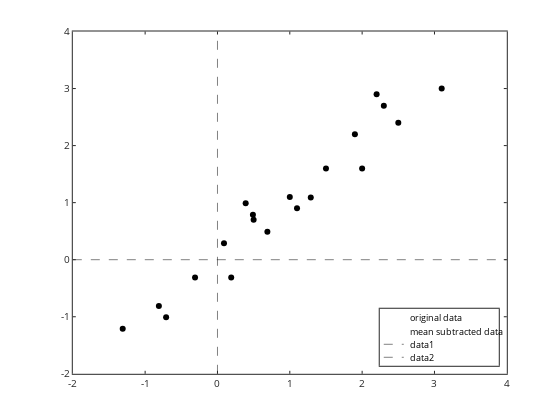

Notebook source saved alongside this figure:
### Markdown cell above
# Principle Component Analysis (PCA)


These notes are based on a tutorial written by Lisa Smith (no relation)

http://www.iro.umontreal.ca/~pift6080/H09/documents/papers/pca_tutorial.pdf

[local link in case the montreal link disappears](Lisa_Smith_pca_tutorial.pdf)

PCA is a data reduction method.  Typically we will start with high dimentional data - too high to easily visualize the data, and all the potential relationships.  Using PCA we can "pull out" the principle components that explain most of the variability in the data.  In this way we can reduce a complex datasset to a less complex "transformed" subset of the data.  

We can use this for "typing" to identify how different samples are similar or different from each other (again, we can't easily do this from the original data because there would be just too many dimensions).

It is also possible to use it in reverse - and apply it to new data and see how that new data fits into the existing patterns of the original data.

So let's use Lisa's data ... and plot it.  Then do mean subtraction of each column of data minus it's mean value.

### Code cell
%plot -s 600,600 -f 'svg'
Data =[...
%x y
2.5 2.4
0.5 0.7
2.2 2.9
1.9 2.2
3.1 3.0
2.3 2.7
2 1.6
1 1.1
1.5 1.6
1.1 0.9
];

x=Data(:,1); y=Data(:,2); xbar=mean(x); ybar=mean(y);
X=x-xbar; Y=y-ybar;

plot(x,y,'ko','markerfacecolor','b',X,Y,'ko','markerfacecolor','g');
legend('original data','mean subtracted data','location','SouthEast');
hold on
plot([0 0],[-2 4],'k--')
plot([-2 4],[0 0],'k--')

### Figure 1 — Plotly figure (JSON) as saved in the notebook; plotly's stock layout.template omitted (floating-point values rounded to 4 significant figures)
{"data": [{"line": {"color": "rgb(0, 0, 0)", "width": 0.5}, "marker": {"color": "rgb(0, 0, 0)", "line": {"color": "rgb(0, 0, 0)"}, "size": 6, "symbol": "circle"}, "mode": "markers", "name": "original data", "showlegend": true, "type": "scatter", "visibility": true, "x": [2.5, 0.5, 2.2, 1.9, 3.1, 2.3, 2, 1, 1.5, 1.1], "xaxis": "x", "y": [2.4, 0.7, 2.9, 2.2, 3, 2.7, 1.6, 1.1, 1.6, 0.9], "yaxis": "y"}, {"line": {"color": "rgb(0, 0, 0)", "width": 0.5}, "marker": {"color": "rgb(0, 0, 0)", "line": {"color": "rgb(0, 0, 0)"}, "size": 6, "symbol": "circle"}, "mode": "markers", "name": "mean subtracted data", "showlegend": true, "type": "scatter", "visibility": true, "x": [0.69, -1.31, 0.39, 0.09, 1.29, 0.49, 0.19, -0.81, -0.31, -0.71], "xaxis": "x", "y": [0.49, -1.21, 0.99, 0.29, 1.09, 0.79, -0.31, -0.81, -0.31, -1.01], "yaxis": "y"}, {"line": {"color": "rgb(0, 0, 0)", "dash": "dash", "width": 0.5}, "marker": {"color": "rgb(0, 0, 0)", "line": {"color": "rgb(0, 0, 0)"}, "size": 6, "symbol": "none"}, "mode": "lines", "name": "data1", "showlegend": true, "type": "scatter", "visibility": true, "x": [0, 0], "xaxis": "x", "y": [-2, 4], "yaxis": "y"}, {"line": {"color": "rgb(0, 0, 0)", "dash": "dash", "width": 0.5}, "marker": {"color": "rgb(0, 0, 0)", "line": {"color": "rgb(0, 0, 0)"}, "size": 6, "symbol": "none"}, "mode": "lines", "name": "data2", "showlegend": true, "type": "scatter", "visibility": true, "x": [-2, 4], "xaxis": "x", "y": [0, 0], "yaxis": "y"}, {"hoverinfo": "none", "line": {"color": "rgb(0, 0, 0)", "width": 0.5}, "marker": {"color": "rgb(0, 0, 0)", "line": {"color": "rgb(0, 0, 0)"}, "size": 6, "symbol": "none"}, "mode": "none", "name": "", "showlegend": false, "type": "scatter", "visibility": true, "x": [3, 18], "xaxis": "x2", "y": [6.745, 6.745], "yaxis": "y2"}, {"hoverinfo": "none", "line": {"color": "rgb(0, 0, 0)", "width": 0.5}, "marker": {"color": "rgb(0, 0, 0)", "line": {"color": "rgb(0, 0, 0)"}, "size": 6, "symbol": "none"}, "mode": "none", "name": "", "showlegend": false, "type": "scatter", "visibility": true, "x": [3, 18], "xaxis": "x2", "y": [16.86, 16.86], "yaxis": "y2"}, {"hoverinfo": "none", "line": {"color": "rgb(0, 0, 0)", "dash": "dash", "width": 0.5}, "marker": {"color": "rgb(0, 0, 0)", "line": {"color": "rgb(0, 0, 0)"}, "size": 6, "symbol": "none"}, "mode": "lines", "name": "", "showlegend": false, "type": "scatter", "visibility": true, "x": [3, 18], "xaxis": "x2", "y": [26.6, 26.6], "yaxis": "y2"}, {"hoverinfo": "none", "line": {"color": "rgb(0, 0, 0)", "dash": "dash", "width": 0.5}, "marker": {"color": "rgb(0, 0, 0)", "line": {"color": "rgb(0, 0, 0)"}, "size": 6, "symbol": "none"}, "mode": "lines", "name": "", "showlegend": false, "type": "scatter", "visibility": true, "x": [3, 18], "xaxis": "x2", "y": [36.34, 36.34], "yaxis": "y2"}], "layout": {"annotations": [{"font": {"color": "rgb(0, 0, 0)", "size": 9}, "showarrow": false, "text": "original data", "x": 21, "xanchor": "left", "xref": "x2", "y": 6.745, "yanchor": "middle", "yref": "y2"}, {"font": {"color": "rgb(0, 0, 0)", "size": 9}, "showarrow": false, "text": "mean subtracted data", "x": 21, "xanchor": "left", "xref": "x2", "y": 16.86, "yanchor": "middle", "yref": "y2"}, {"font": {"color": "rgb(0, 0, 0)", "size": 9}, "showarrow": false, "text": "data1", "x": 21, "xanchor": "left", "xref": "x2", "y": 26.6, "yanchor": "middle", "yref": "y2"}, {"font": {"color": "rgb(0, 0, 0)", "size": 9}, "showarrow": false, "text": "data2", "x": 21, "xanchor": "left", "xref": "x2", "y": 36.34, "yanchor": "middle", "yref": "y2"}], "height": 420, "hovermode": "closest", "margin": {"b": 0, "l": 0, "r": 0, "t": 0}, "plot_bgcolor": "rgba(0, 0, 0, 0)", "showlegend": false, "width": 560, "xaxis": {"anchor": "y", "autorange": false, "domain": [0.13, 0.905], "exponentformat": "none", "gridcolor": "rgba(38,38,38,0.15)", "gridwidth": 1, "linecolor": "rgb(38,38,38)", "linewidth": 1, "mirror": "ticks", "range": [-2, 4], "showgrid": false, "showline": true, "side": "bottom", "spikedash": "solid", "spikemode": "across", "spikesides": false, "spikethickness": 1, "tickangle": 0, "tickcolor": "rgb(38,38,38)", "tickfont": {"color": "rgb(38,38,38)", "size": 10}, "ticklen": 3, "ticks": "inside", "ticktext": ["-2", "-1", "0", "1", "2", "3", "4"], "tickvals": [-2, -1, 0, 1, 2, 3, 4], "title": {"font": {"color": "rgb(0, 0, 0)", "size": 11}, "text": ""}, "type": "linear", "visible": true, "zeroline": false}, "xaxis2": {"anchor": "y2", "autorange": false, "domain": [0.6781, 0.8907], "exponentformat": "none", "fixedrange": true, "gridcolor": "rgba(38,38,38,0.15)", "gridwidth": 1, "linecolor": "rgb(38,38,38)", "linewidth": 1, "mirror": true, "range": [0, 89.16], "showgrid": false, "showline": true, "showspikes": false, "side": "bottom", "spikedash": "solid", "spikemode": "across", "spikesides": false, "spikethickness": 1, "tickangle": 0, "tickcolor": "rgb(38,38,38)", "tickfont": {"color": "rgb(38,38,38)", "size": 9}, "ticklen": 3, "ticks": "", "ticktext": [], "tickvals": [], "title": {"font": {"color": "rgb(0, 0, 0)", "size": 9.9}, "text": ""}, "type": "linear", "visible": true, "zeroline": false}, "yaxis": {"anchor": "x", "autorange": false, "domain": [0.11, 0.925], "exponentformat": "none", "gridcolor": "rgba(38,38,38,0.15)", "gridwidth": 1, "linecolor": "rgb(38,38,38)", "linewidth": 1, "mirror": "ticks", "range": [-2, 4], "showgrid": false, "showline": true, "side": "left", "spikedash": "solid", "spikemode": "across", "spikesides": false, "spikethickness": 1, "tickangle": 0, "tickcolor": "rgb(38,38,38)", "tickfont": {"color": "rgb(38,38,38)", "size": 10}, "ticklen": 3, "ticks": "inside", "ticktext": ["-2", "-1", "0", "1", "2", "3", "4"], "tickvals": [-2, -1, 0, 1, 2, 3, 4], "title": {"font": {"color": "rgb(0, 0, 0)", "size": 11}, "text": ""}, "type": "linear", "visible": true, "zeroline": false}, "yaxis2": {"anchor": "x2", "autorange": false, "domain": [0.1291, 0.2648], "exponentformat": "none", "fixedrange": true, "gridcolor": "rgba(38,38,38,0.15)", "gridwidth": 1, "linecolor": "rgb(38,38,38)", "linewidth": 1, "mirror": true, "range": [42.71, 0], "showgrid": false, "showline": true, "showspikes": false, "side": "left", "spikedash": "solid", "spikemode": "across", "spikesides": false, "spikethickness": 1, "tickangle": 0, "tickcolor": "rgb(38,38,38)", "tickfont": {"color": "rgb(38,38,38)", "size": 9}, "ticklen": 3, "ticks": "", "ticktext": [], "tickvals": [], "title": {"font": {"color": "rgb(0, 0, 0)", "size": 9.9}, "text": ""}, "type": "linear", "visible": true, "zeroline": false}}}
